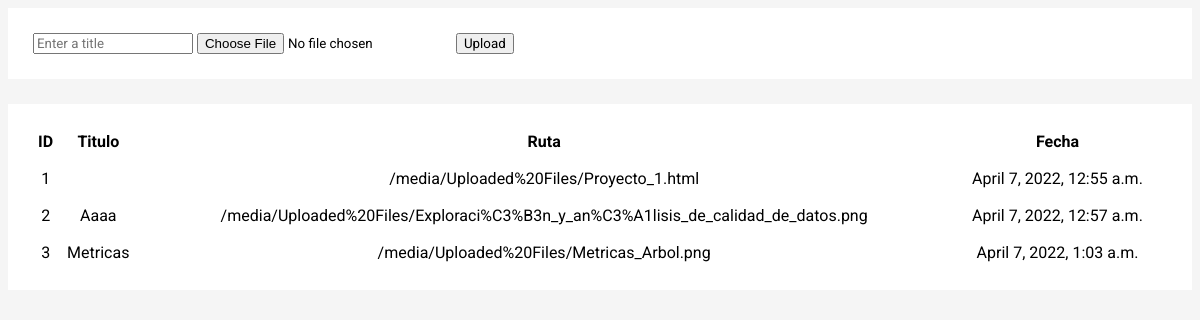
/uploadFile/, run on the app's committed database.
### sprint2Escalabilidad/models.py (models this page shows)
class Document(models.Model):
    title = models.CharField(max_length = 200)
    uploadedFile = models.FileField(upload_to = "Uploaded Files/")
    dateTimeOfUpload = models.DateTimeField(auto_now = True)

### sprint2Escalabilidad/views.py (the view, shortened to what this page needs)
# urls.py: path("uploadFile/", uploadFile),
def uploadFile(request):
    documents = models.Document.objects.all()
    return render(request, "formulario.html", context = {
        "files": documents
    })

### sprint2Escalabilidad/templates/formulario.html (shortened to what this page needs)
<!DOCTYPE html>
{% load static %}
<html lang="en">
<head>
</head>
<body>
    <form method="POST" enctype="multipart/form-data">
        <input type="text" name="fileTitle" placeholder="Enter a title">
        <input type="file" name="uploadedFile">
        <input type="submit" value="Upload">
    </form>
    <table>
        <tr>
            <th>ID</th>
            <th>Titulo</th>
            <th>Ruta</th>
            <th>Fecha</th>
        </tr>
        {% for file in files %}
            <tr>
                <td>{{ file.id }}</td>
                <td>{{ file.title }}</td>
                <td>{{ file.uploadedFile.url }}</td>
                <td>{{ file.dateTimeOfUpload }}</td>
            </tr>
        {% endfor %}
    </table>
</body>
</html>

### sprint2Escalabilidad/templates/formulario.html (style rules this page uses)
* { font-family: "Roboto"; }
body { background-color: #F5F5F5; }
form { background-color: #FFFFFF; padding: 25px; }
table { width: 100%; text-align: center; margin-top: 25px; padding: 25px; background-color: #FFFFFF; }
table tr td { padding-top: 15px; }

### data on the page
Document: id "1", uploadedFile "/media/Uploaded%20Files/Proyecto_1.html", dateTimeOfUpload "April 7, 2022, 12:55 a.m."
Document: id "2", title "Aaaa", uploadedFile "/media/Uploaded%20Files/Exploraci%C3%B3n_y_an%C3%A1lisis_de_calidad_de_datos.png", dateTimeOfUpload "April 7, 2022, 12:57 a.m."
Document: id "3", title "Metricas", uploadedFile "/media/Uploaded%20Files/Metricas_Arbol.png", dateTimeOfUpload "April 7, 2022, 1:03 a.m."
